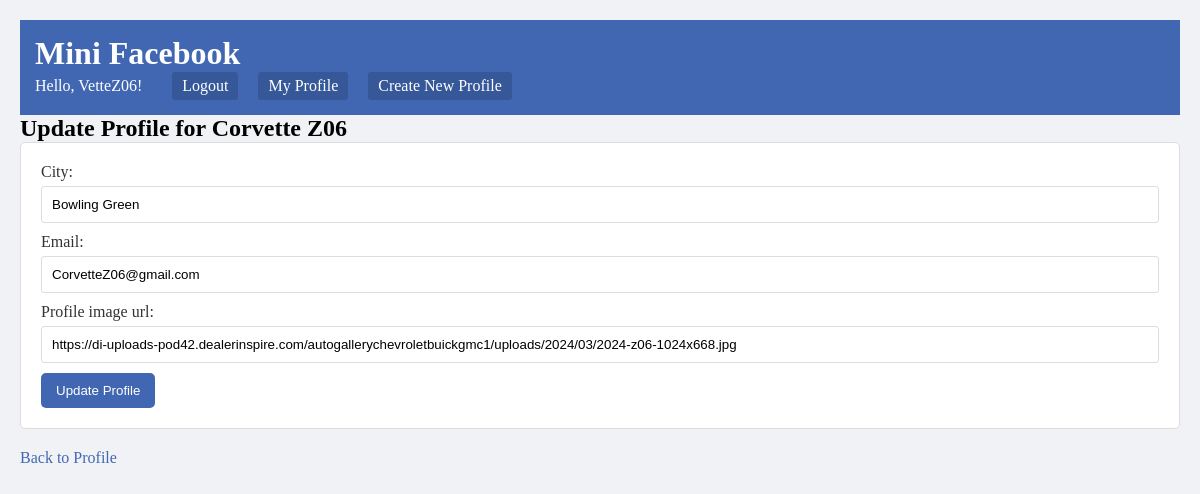
Screenshot of /mini_fb/profile/update/ (signed in) with the database file from the repository.
### mini_fb/models.py (models this page shows, shortened)
class Profile(models.Model):
    first_name = models.CharField(max_length=50)
    last_name = models.CharField(max_length=50)
    city = models.CharField(max_length=50)
    email = models.EmailField(unique=True)
    profile_image_url = models.URLField(max_length=200)
    user = models.ForeignKey(User, on_delete=models.CASCADE, related_name="profile", null=True, blank=True)

### mini_fb/views.py (the view, shortened to what this page needs)
# urls.py: path('profile/update/', UpdateProfileView.as_view(), name='update_profile'),
class UpdateProfileView(LoginRequiredMixin, UpdateView):
    model = Profile
    form_class = UpdateProfileForm
    template_name = 'mini_fb/update_profile_form.html'
    def get_object(self):
        return get_object_or_404(Profile, user=self.request.user)

### mini_fb/forms.py
class UpdateProfileForm(forms.ModelForm):
    class Meta:
        model = Profile
        fields = ['city', 'email', 'profile_image_url']

### mini_fb/templates/mini_fb/update_profile_form.html (shortened to what this page needs)
{% extends "mini_fb/base.html" %}
{% block content %}
    <h2>Update Profile for {{ form.instance.first_name }} {{ form.instance.last_name }}</h2>
    <form method="POST">
        {{ form.as_p }}
        <button type="submit">Update Profile</button>
    </form>
    <a href="{% url 'show_profile' %}">Back to Profile</a>
{% endblock %}

### mini_fb/templates/mini_fb/base.html (shortened to what this page needs)
{% load static %}
<!DOCTYPE html>
<html lang="en">
<head>
    <link rel="stylesheet" href="{% static 'css/styles.css' %}">
</head>
<body>
    <header>
        <h1>Mini Facebook</h1>
        <nav>
            <div class="user-info">
                {% if user.is_authenticated %}
                    <p class="user-greeting">Hello, {{ user.username }}!</p><br>
                    <a href="{% url 'logout' %}" class="logout-link">Logout</a>
                    <a href="{% url 'show_profile' %}" class="profile-link">My Profile</a>
                {% else %}
                    <a href="{% url 'login' %}" class="login-link">Login</a>
                {% endif %}
                <a href="{% url 'create_profile' %}" class="create-profile-link">Create New Profile</a>
            </div>
        </nav>
    </header>
    <main>
        {% block content %}
        {% endblock %}
    </main>
</body>
</html>

### mini_fb/static/css/styles.css (style rules this page uses)
* { margin: 0; padding: 0; box-sizing: border-box; }
body { background-color: #f0f2f5; margin: 20px; }
header { background-color: #4267B2; color: white; padding: 15px; }
nav a { color: white; text-decoration: none; padding: 5px 10px; background-color: #365899; border-radius: 3px; }
form { margin-bottom: 20px; padding: 20px; background-color: white; border: 1px solid #ddd; border-radius: 5px; }
form label { display: block; margin-bottom: 5px; color: #333; }
form input, form textarea { width: 100%; padding: 10px; margin-bottom: 10px; border: 1px solid #ddd; border-radius: 3px; }
button { padding: 10px 15px; background-color: #4267B2; color: white; border: none; cursor: pointer; border-radius: 5px; }
a { color: #4267B2; text-decoration: none; }
.user-info { display: flex; align-items: center; gap: 10px; }
.user-greeting { margin: 0; }
.logout-link, .profile-link, .login-link, .create-profile-link { text-decoration: none; margin-left: 10px; }

### rows the page displays
Profile: instance.first_name "Corvette", instance.last_name "Z06", city "Bowling Green", email "CorvetteZ06@gmail.com", profile_image_url "https://di-uploads-pod42.dealerinspire.com/autogallerychevroletbuickgmc1/uploads/2024/03/2024-z06-1024x668.jpg"

### other values shown
{{ user.username }} "VetteZ06"
